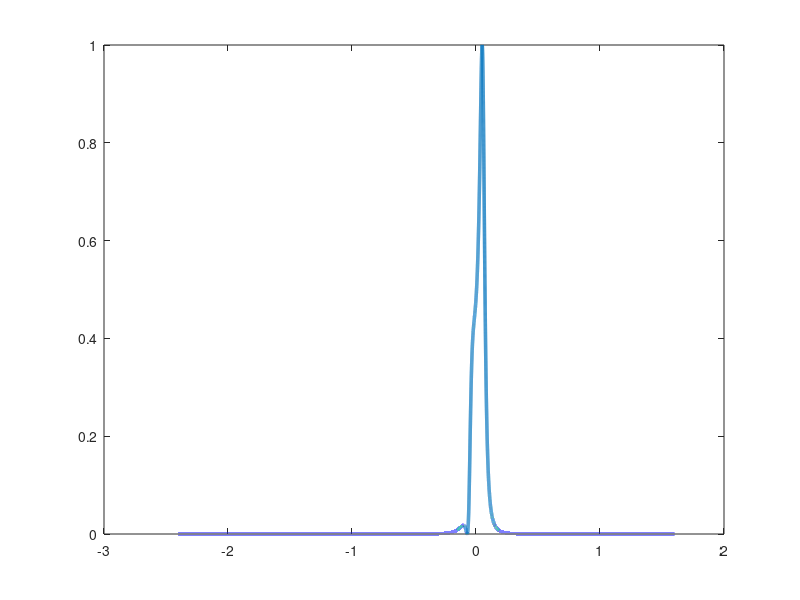

The MATLAB script that drew this image:
clc;
clear;
gamma=0.05;
epsilon=0.4;
t=0.8*gamma;
phi=2.9*pi;
w=linspace(-2,2,100000);
for j=1:1:length(w)
    num(j)= 4.*gamma.^2.*t.^2.*((epsilon+(-1).*w(j)).*cos((1/4).*phi)+2.*t.* ...
  sin((1/4).*phi).^2).^2;
    deno(j)=(gamma.^2+(epsilon+(-1).*w(j)).^2+2.*t.^2+4.*(epsilon+(-1).*w(j)) ...
  .*t.*cos((1/4).*phi)+2.*t.^2.*cos((1/2).*phi)).*(gamma.^2.*( ...
  epsilon+(-1).*w(j)).^2+(epsilon+(-1).*w(j)).^4+(-4).*(epsilon+(-1) ...
  .*w(j)).^2.*t.^2+6.*t.^4+4.*t.^2.*((epsilon+(-1).*w(j)).^2+(-2).* ...
  t.^2).*cos((1/2).*phi)+2.*t.^4.*cos(phi));
    T(j)=num(j)./deno(j);
end
plot(w-epsilon,T,'LineWidth',2.5)
